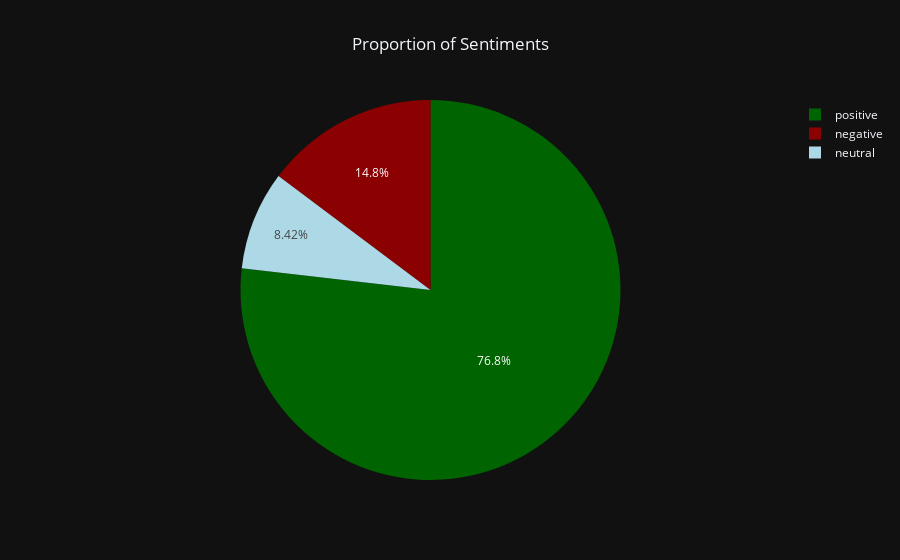

The notebook cell this image was saved under:
### Code cell
fig = go.Figure(data=[go.Pie(labels=df['polarity'].value_counts().index.tolist(),
                             values=df['polarity'].value_counts().tolist(),
                            marker=dict(colors=['#006400','#8B0000','#add8e6']))])

fig.update_layout(title_text='Proportion of Sentiments',title_x=0.5,
                  template='plotly_dark')
fig.show()

### Figure 1 — Plotly figure (JSON) as saved in the notebook; plotly's stock layout.template omitted (floating-point values rounded to 4 significant figures)
{"data": [{"labels": ["positive", "negative", "neutral"], "marker": {"colors": ["#006400", "#8B0000", "#add8e6"]}, "type": "pie", "values": [2134, 410, 234]}], "layout": {"title": {"text": "Proportion of Sentiments", "x": 0.5}}}
